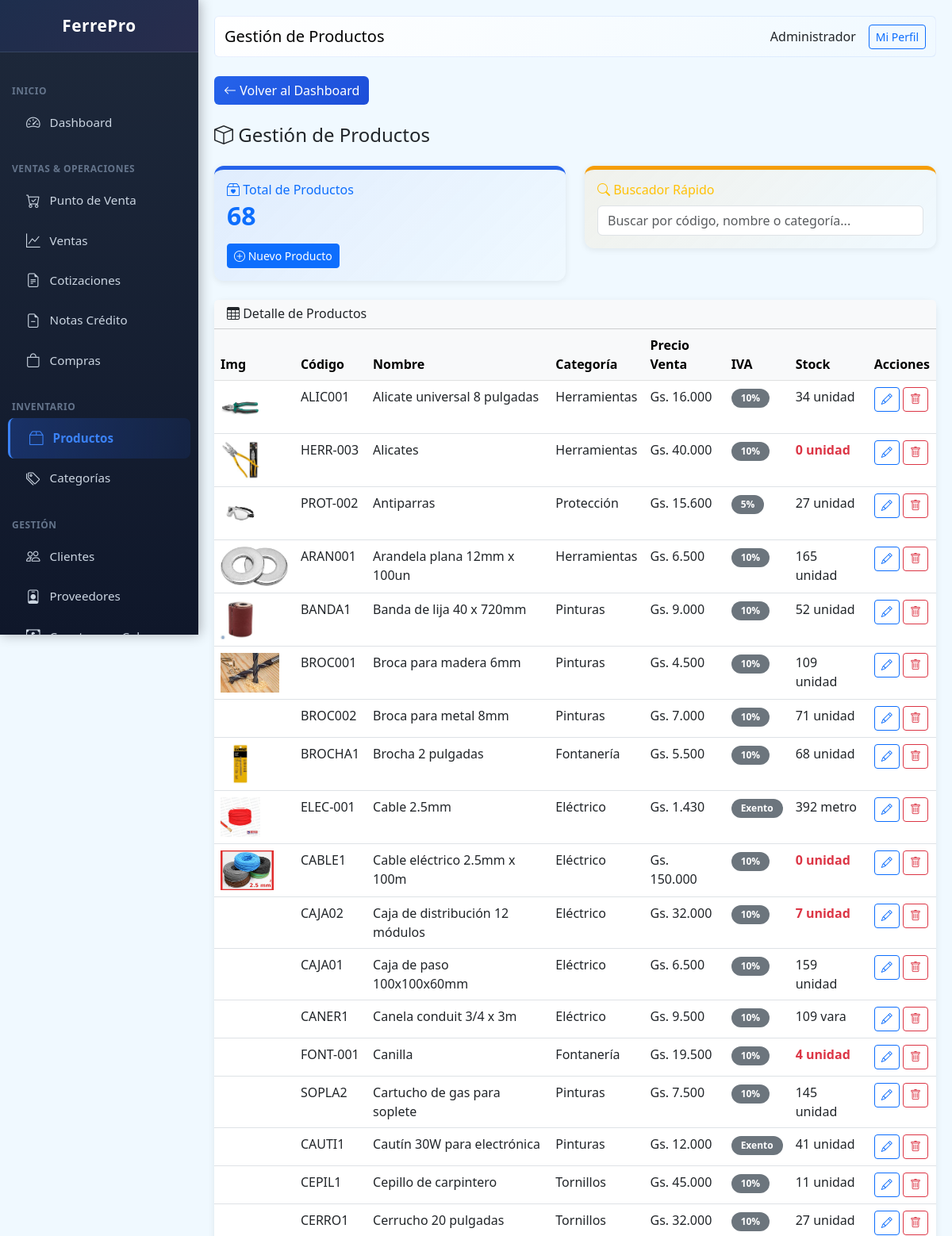
/public/index.php?page=products (signed in, upper part), run on an earlier commit of the app's database.
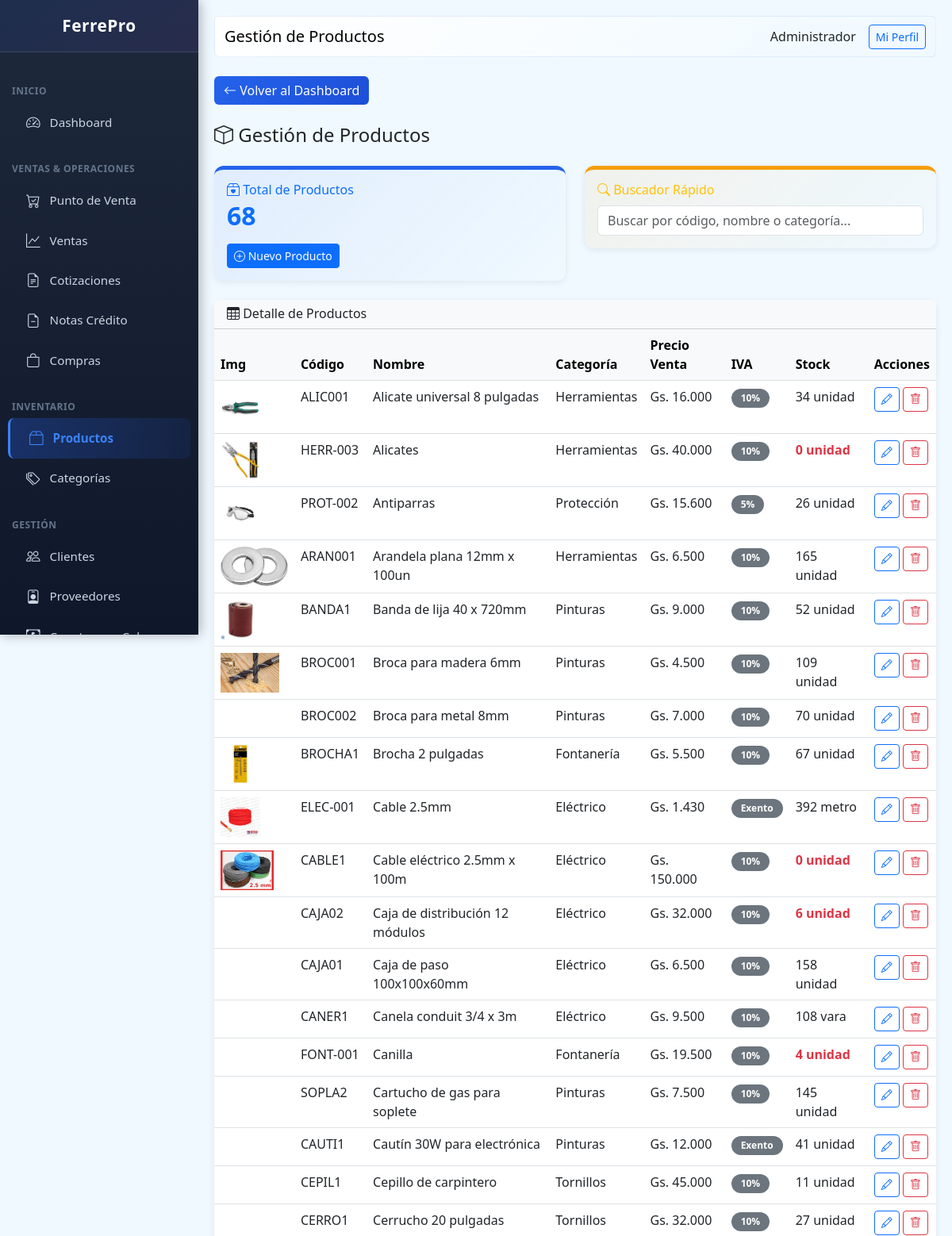
And on a later commit of the database.
### tables this page shows
CREATE TABLE products (
                id INTEGER PRIMARY KEY AUTOINCREMENT,
                code TEXT UNIQUE,
                barcode TEXT,
                name TEXT NOT NULL,
                description TEXT,
                category_id INTEGER,
                provider_id INTEGER,
                unit TEXT DEFAULT 'unidad',
                cost_price REAL DEFAULT 0,
                sale_price REAL DEFAULT 0,
                wholesale_price REAL DEFAULT 0,
                stock INTEGER DEFAULT 0,
                min_stock INTEGER DEFAULT 5,
                location TEXT,
                active INTEGER DEFAULT 1,
                created_at DATETIME DEFAULT CURRENT_TIMESTAMP, iva INTEGER DEFAULT 10, image TEXT,
                FOREIGN KEY (category_id) REFERENCES categories(id),
                FOREIGN KEY (provider_id) REFERENCES providers(id)
            );

CREATE TABLE categories (
                id INTEGER PRIMARY KEY AUTOINCREMENT,
                name TEXT NOT NULL,
                description TEXT,
                parent_id INTEGER,
                active INTEGER DEFAULT 1,
                created_at DATETIME DEFAULT CURRENT_TIMESTAMP
            );

### class/Database.php (called while the page is built, shortened)
<?php
class Database extends PDO {
    private static $instance = null;
    public static function getInstance() {
        if (self::$instance === null) {
            self::$instance = new self();
        }
        return self::$instance;
    }
 }

### class/Format.php (called while the page is built, shortened)
<?php
class Format {
    public static function money($amount) {
        $amount = floatval($amount);
        return 'Gs. ' . number_format($amount, 0, ',', '.');
    }
}

### views/products/index.php (the view, shortened to what this page needs)
<?php
$sort = $_GET['sort'] ?? 'name';
$orderBy = $sort === 'stock' ? 'p.stock ASC, p.min_stock DESC' : 'p.name';
$products = db()->query("SELECT p.*, c.name as category_name FROM products p LEFT JOIN categories c ON p.category_id = c.id WHERE p.active = 1 ORDER BY $orderBy")->fetchAll(PDO::FETCH_ASSOC);
$rows_html = '';
foreach ($products as $p) {
    $stockClass = $p['stock'] <= $p['min_stock'] ? 'text-danger fw-bold' : '';
    $iva_label = $p['iva'] == 0 ? 'Exento' : $p['iva'] . '%';
    $imgHtml = !empty($p['image']) ? '<img src="' . BASE_URL . '/' . htmlspecialchars($p['image']) . '" style="max-height: 50px;">' : '';
    $rows_html .= '<tr>
        <td>' . $imgHtml . '</td>
        <td>' . htmlspecialchars($p['code']) . '</td>
        <td>' . htmlspecialchars($p['name']) . '</td>
        <td>' . ($p['category_name'] ?? '-') . '</td>
        <td>' . Format::money($p['sale_price']) . '</td>
        <td><span class="badge bg-secondary">' . $iva_label . '</span></td>
        <td class="' . $stockClass . '">' . $p['stock'] . ' ' . $p['unit'] . '</td>
        <td>
            <a href="?page=products&action=edit&id=' . $p['id'] . '" class="btn btn-sm btn-outline-primary"><i class="bi bi-pencil"></i></a>
            <a href="?page=products&action=delete&id=' . $p['id'] . '" class="btn btn-sm btn-outline-danger" onclick="return confirm(\'Confirmar?\')"><i class="bi bi-trash"></i></a>
        </td>
    </tr>';
}
$content = '
<div class="mb-4">
    <a href="?page=dashboard" class="btn btn-nav-back me-2"><i class="bi bi-arrow-left"></i> Volver al Dashboard</a>
</div>
<h4 class="mb-4"><i class="bi bi-box"></i> Gestión de Productos</h4>
<div class="row mb-4">
    <div class="col-md-6">
        <div class="card" style="border-top: 5px solid var(--primary); background: linear-gradient(135deg, rgba(37, 99, 235, 0.08), transparent);">
            <div class="card-body">
                <h6 class="text-primary mb-1"><i class="bi bi-box2-heart"></i> Total de Productos</h6>
                <h3 class="mb-0 text-primary" style="font-size: 2rem; font-weight: 700;">' . count($products) . '</h3>
                <a href="?page=products&action=new" class="btn btn-sm btn-primary mt-3"><i class="bi bi-plus-circle"></i> Nuevo Producto</a>
            </div>
        </div>
    </div>
    <div class="col-md-6">
        <div class="card" style="border-top: 5px solid var(--warning); background: linear-gradient(135deg, rgba(245, 158, 11, 0.08), transparent);">
            <div class="card-body">
                <h6 class="text-warning mb-1"><i class="bi bi-search"></i> Buscador Rápido</h6>
                <input type="text" id="search" class="form-control" placeholder="Buscar por código, nombre o categoría..." style="margin-top: 10px;">
            </div>
        </div>
    </div>
</div>
<div class="card">
    <div class="card-header bg-light">
        <h6 class="mb-0"><i class="bi bi-table"></i> Detalle de Productos</h6>
    </div>
    <div class="card-body p-0">
        <div class="table-responsive">
            <table class="table table-hover mb-0" id="tabla">
                <thead class="table-light">
                    <tr>
                        <th>Img</th>
                        <th>Código</th>
                        <th>Nombre</th>
                        <th>Categoría</th>
                        <th>Precio Venta</th>
                        <th>IVA</th>
                        <th>Stock</th>
                        <th>Acciones</th>
                    </tr>
                </thead>
                <tbody>
                    ' . $rows_html . '
                </tbody>
            </table>
        </div>
    </div>
</div>
<script>
document.getElementById("search").addEventListener("keyup", function() {
    var filter = this.value.toLowerCase();
    document.querySelectorAll("#tabla tbody tr").forEach(function(row) {
        row.style.display = row.textContent.toLowerCase().includes(filter) ? "" : "none";
    });
});
</script>';

What changed in the data, as far as the page shows it:
changed products "PROT-002": stock "27" → "26"
changed products "BROC002": stock "71" → "70"
changed products "BROCHA1": stock "68" → "67"
changed products "CAJA02": stock "7" → "6"
changed products "CAJA01": stock "159" → "158"
changed products "CANER1": stock "109" → "108"
